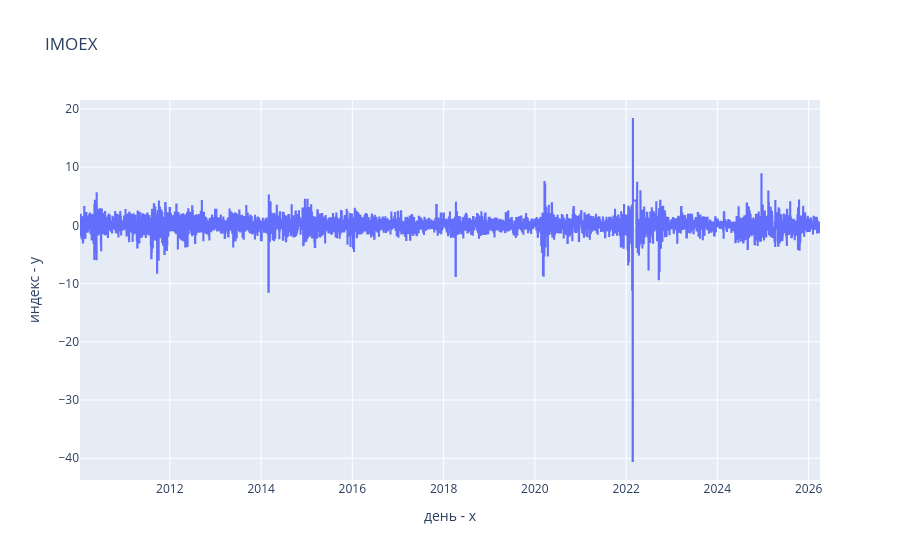

The notebook cell this image was saved under:
### Code cell
fig = go.Figure()

fig.add_trace(go.Scatter(
    x=df["TRADEDATE"],
    y=returns,
    mode='lines',
    name='IMOEX', 
    line_shape='hv'
))

fig.update_xaxes(title_text='день - x')
fig.update_yaxes(title_text='индекс - y')
fig.update_layout(title='IMOEX')
fig.show()

fig.write_html(
    "./plots/interactive_log_IMOEX.html",
    auto_open=False,
    full_html=True,
    config={
        'scrollZoom': True, 
        'displayModeBar': True, 
        'displaylogo': False, 
        'modeBarButtonsToRemove': ['lasso2d', 'select2d']
    }
)

### Figure 1 — Plotly figure (JSON) as saved in the notebook; plotly's stock layout.template omitted (floating-point values rounded to 4 significant figures; data arrays with more than 128 entries replaced by an {"elided": "..."} marker saying what was removed)
{"data": [{"line": {"shape": "hv"}, "mode": "lines", "name": "IMOEX", "type": "scatter", "x": {"elided": "4077 str values"}, "y": {"elided": "4076 float values"}}], "layout": {"title": {"text": "IMOEX"}, "xaxis": {"title": {"text": "день - x"}}, "yaxis": {"title": {"text": "индекс - y"}}}}
